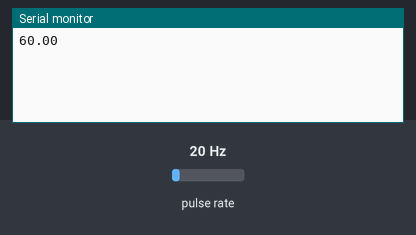
This sketch was run on a simulated Arduino Uno, built with avr-gcc and run on an emulated ATmega328P. On the bench: the last lines printed to the serial monitor. Wiring (inferred from the names in the program): pulse sensor: data pin 2. The test bench sets the inputs (shaded band); at power-on: pulse rate 20 Hz.

Above: at 1.2 s.
1.3 s: pulse rate (sensor on pin 2) set to 4 Hz
At 2.5 s:
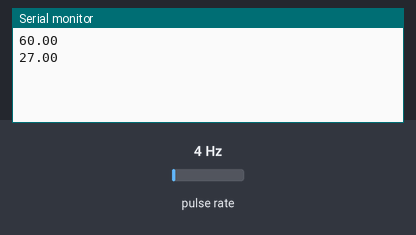
2.8 s: pulse rate (sensor on pin 2) set to 50 Hz
At 3.8 s:
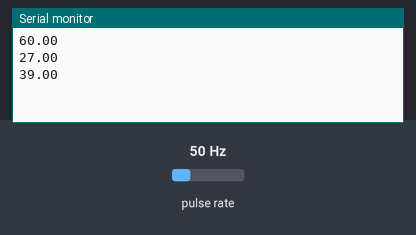
Timing chart, 0 to 5.8 s (numbered marks = the images above; inputs shaded):
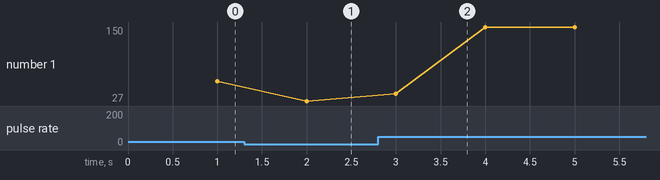

Measured:
- after the input at 1.3 s, the serial monitor: prints a new line after 0.70 s (image 1)
- after the input at 2.8 s, the serial monitor: prints a new line after 0.20 s (image 2)
- plotted number 1: 60 → 27 after the input at 1.3 s, 27 → 150 after the input at 2.8 s

The sketch:

SpeedSensor_HallEffect.ino
```cpp
const int sensorPin = 2; // Speed sensor signal connected to digital pin 2
volatile unsigned long pulseCount = 0; // Variable to count the number of pulses
unsigned long previousMillis = 0;
float speed = 0.0; // Variable to store calculated speed
const unsigned long interval = 1000; // Interval for speed calculation (in milliseconds)

// Debounce handling
const unsigned long debounceInterval = 10; // Debounce interval in milliseconds
volatile unsigned long lastDebounceTime = 0; // Variable to store the last debounce time

void setup() {
  pinMode(sensorPin, INPUT_PULLUP); // Set the sensor pin as an input with an internal pull-up resistor
  attachInterrupt(digitalPinToInterrupt(sensorPin), countPulse, FALLING); // Interrupt on falling edge of sensor pin
  Serial.begin(115200); // Initialize serial communication at 115200 bits per second
}

void loop() {
  unsigned long currentMillis = millis(); // Get the current time

  // If the interval has passed, calculate the speed
  if (currentMillis - previousMillis >= interval) {
    detachInterrupt(digitalPinToInterrupt(sensorPin)); // Disable interrupts while calculating

    // Calculate speed in revolutions per second (RPS)
    speed = (pulseCount * 60.0) / 20.0; // Assuming 20 pulses per revolution

    //Serial.print("Speed: ");
    Serial.println(speed);
    //Serial.println(" RPM (Revolutions Per Minute)");

    pulseCount = 0; // Reset pulse count
    previousMillis = currentMillis; // Update the previous time

    attachInterrupt(digitalPinToInterrupt(sensorPin), countPulse, FALLING); // Re-enable interrupts
  }
}

// Interrupt service routine to count pulses
void countPulse() {
  unsigned long currentDebounceTime = millis();
  if ((currentDebounceTime - lastDebounceTime) > debounceInterval) { // Debounce check
    pulseCount++; // Increment pulse count
    lastDebounceTime = currentDebounceTime; // Update last debounce time
  }
}
```
